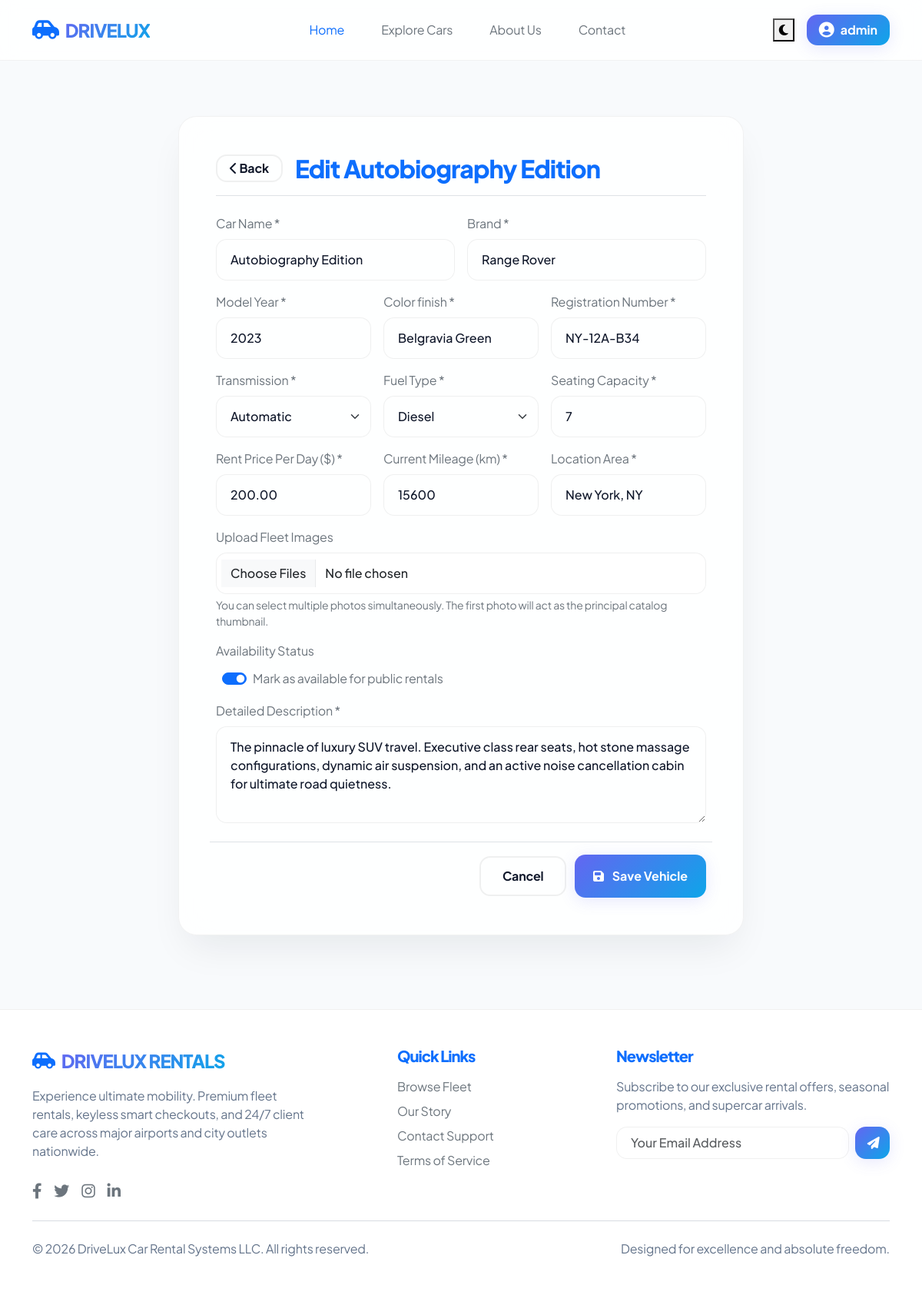
/cars/admin/car/edit/3/ (signed in), run on the app's committed database.
### apps/cars/models.py (models this page shows, shortened)
class Car(models.Model):
    TRANSMISSION_CHOICES = (
        ('Automatic', 'Automatic'),
        ('Manual', 'Manual'),
    )
    FUEL_CHOICES = (
        ('Petrol', 'Petrol'),
        ('Diesel', 'Diesel'),
        ('Electric', 'Electric'),
        ('Hybrid', 'Hybrid'),
    )
    name = models.CharField(max_length=100)
    brand = models.CharField(max_length=50)
    model_year = models.IntegerField()
    color = models.CharField(max_length=30)
    transmission_type = models.CharField(max_length=20, choices=TRANSMISSION_CHOICES, default='Automatic')
    fuel_type = models.CharField(max_length=20, choices=FUEL_CHOICES, default='Petrol')
    seating_capacity = models.IntegerField(default=5)
    rent_price_per_day = models.DecimalField(max_digits=10, decimal_places=2)
    is_available = models.BooleanField(default=True)
    description = models.TextField()
    location = models.CharField(max_length=100)
    mileage = models.IntegerField(help_text="Mileage in km")
    registration_number = models.CharField(max_length=50, unique=True)
    created_at = models.DateTimeField(auto_now_add=True)

### apps/cars/views.py (the view)
# urls.py: path('admin/car/edit/<int:car_id>/', views.admin_edit_car, name='admin_edit_car'),
@login_required
def admin_edit_car(request, car_id):
    if not (hasattr(request.user, 'profile') and request.user.profile.role == 'admin'):
        messages.error(request, "Unauthorized access.")
        return redirect('home')
    car = get_object_or_404(Car, id=car_id)
    if request.method == 'POST':
        form = CarForm(request.POST, request.FILES, instance=car)
        if form.is_valid():
            form.save()
            images = request.FILES.getlist('images')
            for img in images:
                is_primary = not car.images.exists()
                CarImage.objects.create(car=car, image=img, is_primary=is_primary)
            messages.success(request, f"Successfully updated {car.brand} {car.name}!")
            return redirect('admin_dashboard')
        else:
            messages.error(request, "Failed to update vehicle. Please correct errors.")
    else:
        form = CarForm(instance=car)
    return render(request, 'cars/admin_car_form.html', {'form': form, 'car': car, 'title': f'Edit {car.name}'})

### templates/cars/admin_car_form.html (shortened to what this page needs)
{% extends 'base.html' %}
{% block content %}
<div class="container py-5 mt-4">
    <div class="row justify-content-center">
        <div class="col-lg-8">
            <div class="glass-panel p-4 p-md-5">
                <div class="d-flex align-items-center gap-3 mb-4 pb-3 border-bottom border-color">
                    <a href="{% url 'admin_dashboard' %}" class="btn btn-premium-outline py-1 px-3 fs-7" title="Go Back"><i class="fas fa-chevron-left"></i> Back</a>
                    <h2 class="text-primary mb-0 font-weight-800">{{ title }}</h2>
                </div>
                <form method="POST" enctype="multipart/form-data" class="row g-3">
                    <div class="col-md-6">
                        <label class="form-label text-secondary font-weight-600">Car Name *</label>
                        {{ form.name }}
                    </div>
                    <div class="col-md-6">
                        <label class="form-label text-secondary font-weight-600">Brand *</label>
                        {{ form.brand }}
                    </div>
                    <div class="col-md-4">
                        <label class="form-label text-secondary font-weight-600">Model Year *</label>
                        {{ form.model_year }}
                    </div>
                    <div class="col-md-4">
                        <label class="form-label text-secondary font-weight-600">Color finish *</label>
                        {{ form.color }}
                    </div>
                    <div class="col-md-4">
                        <label class="form-label text-secondary font-weight-600">Registration Number *</label>
                        {{ form.registration_number }}
                    </div>
                    <div class="col-md-4">
                        <label class="form-label text-secondary font-weight-600">Transmission *</label>
                        {{ form.transmission_type }}
                    </div>
                    <div class="col-md-4">
                        <label class="form-label text-secondary font-weight-600">Fuel Type *</label>
                        {{ form.fuel_type }}
                    </div>
                    <div class="col-md-4">
                        <label class="form-label text-secondary font-weight-600">Seating Capacity *</label>
                        {{ form.seating_capacity }}
                    </div>
                    <div class="col-md-4">
                        <label class="form-label text-secondary font-weight-600">Rent Price Per Day ($) *</label>
                        {{ form.rent_price_per_day }}
                    </div>
                    <div class="col-md-4">
                        <label class="form-label text-secondary font-weight-600">Current Mileage (km) *</label>
                        {{ form.mileage }}
                    </div>
                    <div class="col-md-4">
                        <label class="form-label text-secondary font-weight-600">Location Area *</label>
                        {{ form.location }}
                    </div>
                    <div class="col-12">
                        <label class="form-label text-secondary font-weight-600">Upload Fleet Images</label>
                        <input type="file" name="images" class="form-control bg-white text-dark shadow-none border-color" multiple accept="image/*">
                        <small class="text-secondary mt-1 d-block">You can select multiple photos simultaneously. The first photo will act as the principal catalog thumbnail.</small>
                    </div>
                    <div class="col-12">
                        <label class="form-label text-secondary font-weight-600">Availability Status</label>
                        <div class="form-check form-switch p-0 ps-5 mt-1">
                            {{ form.is_available }}
                            <label class="form-check-label text-secondary fs-7" for="id_is_available">Mark as available for public rentals</label>
                        </div>
                    </div>
                    <div class="col-12">
                        <label class="form-label text-secondary font-weight-600">Detailed Description *</label>
                        {{ form.description }}
                    </div>
                    <div class="col-12 text-end mt-4 pt-3 border-top border-color">
                        <a href="{% url 'admin_dashboard' %}" class="btn btn-premium-outline me-2">Cancel</a>
                        <button type="submit" class="btn btn-premium px-4 py-3"><i class="fas fa-save me-2"></i> Save Vehicle</button>
                    </div>
                </form>
            </div>
        </div>
    </div>
</div>
{% endblock %}

### templates/base.html (shortened to what this page needs)
<!DOCTYPE html>
<html lang="en" data-theme="light">
<head>
    <link href="https://cdn.jsdelivr.net/npm/bootstrap@5.3.2/dist/css/bootstrap.min.css" rel="stylesheet">
    <link rel="stylesheet" href="https://cdnjs.cloudflare.com/ajax/libs/font-awesome/6.4.0/css/all.min.css">
    {% load static %}
    <link rel="stylesheet" href="{% static 'css/style.css' %}">
</head>
<body>
    <div id="toast-container" class="position-fixed bottom-0 end-0 p-4" style="z-index: 1050; display: flex; flex-direction: column; gap: 10px;"></div>
    <nav class="navbar navbar-expand-lg navbar-premium py-3 sticky-top">
        <div class="container">
            <a class="navbar-brand d-flex align-items-center gap-2" href="{% url 'home' %}" id="main-logo-link">
                <i class="fas fa-car-side text-primary fs-3"></i>
                <span class="brand-font fs-4 text-primary tracking-tight">DRIVELUX</span>
            </a>
            <div class="collapse navbar-collapse" id="navbarContent">
                <ul class="navbar-nav mx-auto mb-2 mb-lg-0 gap-1 gap-lg-3">
                    <li class="nav-item">
                        <a class="nav-link font-weight-600 px-3 py-2 text-primary" href="{% url 'home' %}">Home</a>
                    </li>
                    <li class="nav-item">
                        <a class="nav-link font-weight-600 px-3 py-2 text-secondary" href="{% url 'car_list' %}">Explore Cars</a>
                    </li>
                    <li class="nav-item">
                        <a class="nav-link font-weight-600 px-3 py-2 text-secondary" href="{% url 'about' %}">About Us</a>
                    </li>
                    <li class="nav-item">
                        <a class="nav-link font-weight-600 px-3 py-2 text-secondary" href="{% url 'contact' %}">Contact</a>
                    </li>
                </ul>
                <div class="d-flex align-items-center gap-3">
                    <button id="theme-toggle" class="theme-switch-btn" title="Toggle Theme" aria-label="Theme Toggler">
                        <i id="theme-toggle-icon" class="fas fa-moon"></i>
                    </button>
                    {% if request.user.is_authenticated %}
                        <div class="dropdown">
                            <button class="btn btn-premium d-flex align-items-center gap-2 px-3 py-2" type="button" id="userMenuDropdown" data-bs-toggle="dropdown" aria-expanded="false">
                                <i class="fas fa-user-circle fs-5"></i>
                                <span>{{ request.user.username }}</span>
                            </button>
                        </div>
                    {% else %}
                        <a href="{% url 'login' %}" class="btn-premium-outline text-decoration-none">Log In</a>
                        <a href="{% url 'register' %}" class="btn-premium text-decoration-none">Sign Up</a>
                    {% endif %}
                </div>
            </div>
        </div>
    </nav>
    <main style="min-height: 75vh;">
        {% block content %}{% endblock %}
    </main>
    <footer class="py-5 mt-5" style="background-color: var(--bg-secondary); border-top: 1px solid var(--border-color); color: var(--text-secondary);">
        <div class="container">
            <div class="row g-4 justify-content-between">
                <div class="col-lg-4 col-md-6">
                    <div class="d-flex align-items-center gap-2 mb-3 text-primary">
                        <i class="fas fa-car-side fs-4"></i>
                        <span class="brand-font fs-4 tracking-tight">DRIVELUX RENTALS</span>
                    </div>
                    <p class="mb-4">
                        Experience ultimate mobility. Premium fleet rentals, keyless smart checkouts, and 24/7 client care across major airports and city outlets nationwide.
                    </p>
                    <div class="d-flex gap-3">
                        <a href="#" class="text-secondary fs-5" aria-label="Facebook"><i class="fab fa-facebook-f"></i></a>
                        <a href="#" class="text-secondary fs-5" aria-label="Twitter"><i class="fab fa-twitter"></i></a>
                        <a href="#" class="text-secondary fs-5" aria-label="Instagram"><i class="fab fa-instagram"></i></a>
                        <a href="#" class="text-secondary fs-5" aria-label="Linkedin"><i class="fab fa-linkedin-in"></i></a>
                    </div>
                </div>
                <div class="col-lg-2 col-md-6">
                    <h5 class="text-primary mb-3">Quick Links</h5>
                    <ul class="list-unstyled d-flex flex-column gap-2">
                        <li><a href="{% url 'car_list' %}" class="text-decoration-none text-secondary">Browse Fleet</a></li>
                        <li><a href="{% url 'about' %}" class="text-decoration-none text-secondary">Our Story</a></li>
                        <li><a href="{% url 'contact' %}" class="text-decoration-none text-secondary">Contact Support</a></li>
                        <li><a href="#" class="text-decoration-none text-secondary">Terms of Service</a></li>
                    </ul>
                </div>
                <div class="col-lg-4 col-md-12">
                    <h5 class="text-primary mb-3">Newsletter</h5>
                    <p>Subscribe to our exclusive rental offers, seasonal promotions, and supercar arrivals.</p>
                    <form class="d-flex gap-2 mt-3" onsubmit="event.preventDefault(); window.showToast('Subscribed to Newsletter!', 'success');">
                        <input type="email" class="form-control py-2 shadow-none border-color" placeholder="Your Email Address" required>
                        <button type="submit" class="btn btn-premium px-3 py-2"><i class="fas fa-paper-plane"></i></button>
                    </form>
                </div>
            </div>
            <hr class="my-4 border-color">
            <div class="row align-items-center justify-content-between g-2">
                <div class="col-md-6 text-center text-md-start">
                    <p class="mb-0 fs-7">&copy; 2026 DriveLux Car Rental Systems LLC. All rights reserved.</p>
                </div>
                <div class="col-md-6 text-center text-md-end">
                    <p class="mb-0 fs-7">Designed for excellence and absolute freedom.</p>
                </div>
            </div>
        </div>
    </footer>
</body>
</html>

### data on the page
Car: name "Autobiography Edition", brand "Range Rover", model_year "2023", color "Belgravia Green", registration_number "NY-12A-B34", transmission_type "Automatic", fuel_type "Diesel", seating_capacity "7", rent_price_per_day "200.00", mileage "15600", location "New York, NY", is_available "☑", description "The pinnacle of luxury SUV travel. Executive class rear seats, hot stone massage configurations, dynamic air suspension, and an active noise cancellation cabin for ultimate road quietness."

### other printed values
{{ request.user.username }} "admin"
{{ title }} "Edit Autobiography Edition"
